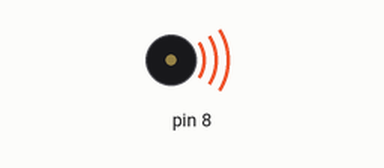
Recording of a sketch running on a simulated Arduino Uno, built with avr-gcc and run on an emulated ATmega328P. Parts: buzzer (waves = sounding).

Above: at 0.1 s.
At 88.0 s:
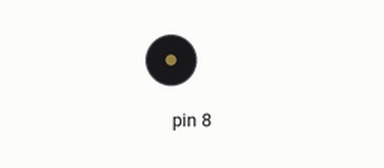
Timing chart, 0 to 89.5 s (numbered marks = the images above):
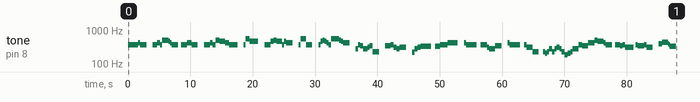

The sketch:

tone_speaker.ino
```cpp
/*
  Melody

  Plays a Show Yourself (Frozen 2) first half melody

  circuit:
  - 8 ohm speaker on digital pin 8

  Base source code by Tom Igoe https://www.arduino.cc/en/Tutorial/ToneMelody
  Melody, note, and some code adjustments by Handy Wijaya
*/

#include "pitches.h"

// notes in the melody:
int melody[] = {
  NOTE_FS4, NOTE_FS4, NOTE_FS4, NOTE_FS4, NOTE_FS4, NOTE_GS4, NOTE_FS4, 0,
  NOTE_FS4, NOTE_FS4, NOTE_GS4, NOTE_FS4, NOTE_B4, NOTE_AS4, NOTE_GS4, NOTE_FS4, 0,

  NOTE_FS4, NOTE_FS4, NOTE_FS4, NOTE_GS4, NOTE_GS4, NOTE_FS4, 0,
  NOTE_FS4, NOTE_FS4, NOTE_FS4, NOTE_GS4, NOTE_FS4, NOTE_B4, NOTE_AS4, NOTE_AS4, NOTE_GS4, NOTE_FS4, 0,

  NOTE_FS4, NOTE_CS5, NOTE_CS5, NOTE_AS4, NOTE_AS4, 0,
  NOTE_FS4, NOTE_FS4, NOTE_FS4, NOTE_AS4, NOTE_B4, NOTE_AS4, NOTE_AS4, NOTE_FS4, NOTE_AS4, NOTE_GS4, 0,

  NOTE_FS4, NOTE_CS5, NOTE_CS5, NOTE_FS4, 0,
  NOTE_FS4, NOTE_AS4, NOTE_B4, NOTE_AS4, NOTE_GS4, NOTE_FS4, NOTE_CS5, NOTE_B4, NOTE_AS4, NOTE_GS4, 0,

  NOTE_CS4, NOTE_FS4, NOTE_F4, NOTE_CS4, NOTE_CS4, NOTE_DS4, NOTE_F4, NOTE_AS3, 0,
  NOTE_F4, NOTE_F4, NOTE_FS4, NOTE_DS4, NOTE_CS4, NOTE_DS4, 0,

  NOTE_A3, NOTE_CS4, NOTE_DS4, NOTE_E4, NOTE_E4, 0,
  NOTE_E4, NOTE_E4, NOTE_FS4, NOTE_FS4, NOTE_GS4, NOTE_GS4, 0,

  NOTE_GS4, NOTE_FS4, NOTE_FS4, 0,
  NOTE_FS4, NOTE_FS4, NOTE_DS4, NOTE_CS4, NOTE_CS4, NOTE_F4, 0,

  NOTE_GS4, NOTE_FS4, NOTE_FS4, 0,
  NOTE_FS4, NOTE_DS4, NOTE_AS3, 0,

  NOTE_AS3, NOTE_GS3, NOTE_AS3, NOTE_CS4, NOTE_AS3, NOTE_CS4, NOTE_DS4, NOTE_CS4, NOTE_AS3, NOTE_FS3, NOTE_GS3, NOTE_AS3, NOTE_CS4, NOTE_FS4, NOTE_F4, NOTE_GS4,

  NOTE_B4, NOTE_AS4, NOTE_AS4, NOTE_GS4, NOTE_FS4, 0,
  NOTE_FS4, NOTE_FS4, NOTE_F4, NOTE_FS4, NOTE_DS4, 0,

  NOTE_FS4, NOTE_F4, NOTE_FS4, NOTE_DS4, 0,
  NOTE_G4, NOTE_A4, NOTE_G4, NOTE_FS4, NOTE_E4, 0
};

// note durations: 4 = quarter note, 8 = eighth note, etc.:
float noteDurations[] = {
  // Every inch of me is trembling
  3, 3, 3, 3, 3, 3, 1, 1,
  // But not from the cold
  3, 3, 2, 3, 1, 3.5, 4, 1, 2,

  // Something is familiar
  3, 3, 3, 3, 3, 1, 1,
  // Like a dream I can reach but not quite hold
  3, 3, 3, 2.7, 2, 1.5, 3, 2, 1.5, 0.75, 1,

  // I can sense you there
  3, 3, 3, 3, 1, 1,
  // Like a friend I've always know
  3, 3, 3, 2, 2, 3, 2, 3, 3, 1, 1,

  // I'm arriving
  3, 3, 2, 1, 1,
  // But it feels like I am home
  3, 3, 3, 3, 3, 3, 0.75, 3, 3, 1, 1,

  // I have always been a fortress
  3, 3, 2, 3, 2.5, 3, 2, 1, 1,
  // Cold secrets deep inside
  2, 3, 2, 2, 2, 1, 1,

  // You have secrets too
  3, 2, 2, 1.5, 1, 1.5,
  // But you don't have to hide
  2.5, 2.5, 1.5, 2, 1.5, 1, 1,

  // Show yourself
  3, 3, 0.75, 1.5,
  // I'm dying to meet you
  3, 1.5, 3, 3, 1.5, 1, 1,

  // Show yourself
  3, 3, 0.75, 1.5,
  // It's your turn
  3, 1, 1, 1.5,

  // Are you the one I've been looking for all of my life
  3, 3, 3, 2, 3, 3, 2, 3, 2, 2.2, 2.2, 3, 1, 2, 1, 1,

  // Show yourself
  2, 3, 1.5, 3, 1, 2,
  // I'm ready to learn
  3, 2, 2.5, 2.7, 0.75, 3,

  // Aa-aa
  2.7, 1, 2.7, 1, 1,
  // Aa-aa
  2, 1, 8, 8, 1, 1
};

void setup() {
  // iterate over the notes of the melody:
  int lastNote = 0;
  for (int thisNote = 0; thisNote < sizeof(melody) / sizeof(int); thisNote++) {
    int currentNote = melody[thisNote];
    // to calculate the note duration, take one second divided by the note type.
    //e.g. quarter note = 1000 / 4, eighth note = 1000/8, etc.
    int noteDuration = 1000 / noteDurations[thisNote];
    tone(8, melody[thisNote], noteDuration);

    // to distinguish the notes, set a minimum time between them.
    // the note's duration + 30% seems to work well:
    int multiplier = lastNote == currentNote ? 1 : 1.30;
    int pauseBetweenNotes = noteDuration * multiplier;
    delay(pauseBetweenNotes);
    // stop the tone playing:
    noTone(8);
  }
}

void loop() {
  // no need to repeat the melody.
}
```

pitches.h
```cpp
/*************************************************
 * Public Constants
 *************************************************/

#define NOTE_B0  31
#define NOTE_C1  33
#define NOTE_CS1 35
#define NOTE_D1  37
#define NOTE_DS1 39
#define NOTE_E1  41
#define NOTE_F1  44
#define NOTE_FS1 46
#define NOTE_G1  49
#define NOTE_GS1 52
#define NOTE_A1  55
#define NOTE_AS1 58
#define NOTE_B1  62
#define NOTE_C2  65
#define NOTE_CS2 69
#define NOTE_D2  73
#define NOTE_DS2 78
#define NOTE_E2  82
#define NOTE_F2  87
#define NOTE_FS2 93
#define NOTE_G2  98
#define NOTE_GS2 104
#define NOTE_A2  110
#define NOTE_AS2 117
#define NOTE_B2  123
#define NOTE_C3  131
#define NOTE_CS3 139
#define NOTE_D3  147
#define NOTE_DS3 156
#define NOTE_E3  165
#define NOTE_F3  175
#define NOTE_FS3 185
#define NOTE_G3  196
#define NOTE_GS3 208
#define NOTE_A3  220
#define NOTE_AS3 233
#define NOTE_B3  247
#define NOTE_C4  262
#define NOTE_CS4 277
#define NOTE_D4  294
#define NOTE_DS4 311
#define NOTE_E4  330
#define NOTE_F4  349
#define NOTE_FS4 370
#define NOTE_G4  392
#define NOTE_GS4 415
#define NOTE_A4  440
#define NOTE_AS4 466
#define NOTE_B4  494
#define NOTE_C5  523
#define NOTE_CS5 554
#define NOTE_D5  587
#define NOTE_DS5 622
#define NOTE_E5  659
#define NOTE_F5  698
#define NOTE_FS5 740
#define NOTE_G5  784
#define NOTE_GS5 831
#define NOTE_A5  880
#define NOTE_AS5 932
#define NOTE_B5  988
#define NOTE_C6  1047
#define NOTE_CS6 1109
#define NOTE_D6  1175
#define NOTE_DS6 1245
#define NOTE_E6  1319
#define NOTE_F6  1397
#define NOTE_FS6 1480
#define NOTE_G6  1568
#define NOTE_GS6 1661
#define NOTE_A6  1760
#define NOTE_AS6 1865
#define NOTE_B6  1976
#define NOTE_C7  2093
#define NOTE_CS7 2217
#define NOTE_D7  2349
#define NOTE_DS7 2489
#define NOTE_E7  2637
#define NOTE_F7  2794
#define NOTE_FS7 2960
#define NOTE_G7  3136
#define NOTE_GS7 3322
#define NOTE_A7  3520
#define NOTE_AS7 3729
#define NOTE_B7  3951
#define NOTE_C8  4186
#define NOTE_CS8 4435
#define NOTE_D8  4699
#define NOTE_DS8 4978
```
